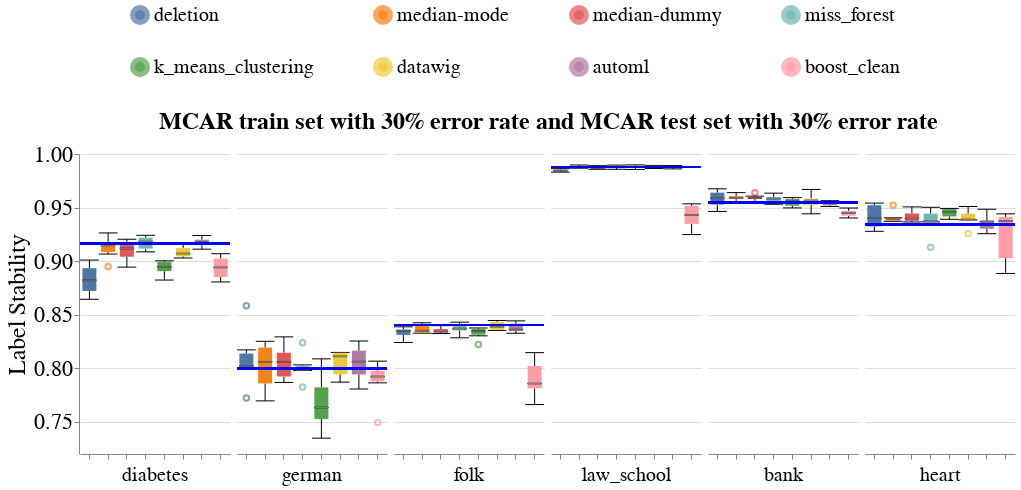

The notebook cell saved with this chart:
### Code cell
create_box_plots_for_diff_imputers_and_datasets(train_injection_scenario='MCAR3',
                                                test_injection_scenario='MCAR3',
                                                metric_name='label_stability',
                                                db_client=db_client)

### Figure 1 — Vega-Lite specification as saved in the notebook (floating-point values rounded to 4 significant figures; data arrays with more than 128 entries replaced by an {"elided": "..."} marker saying what was removed)
{"config": {"view": {"continuousWidth": 400, "continuousHeight": 300, "stroke": null}, "axis": {"labelFontSize": 22, "labelFontWeight": "normal", "titleFontSize": 24, "titleFontWeight": "normal"}, "facet": {"spacing": 5}, "header": {"labelFontSize": 20, "labelOrient": "bottom", "labelPadding": 5, "titleFontSize": 24}, "legend": {"columns": 4, "direction": "horizontal", "labelFontSize": 20, "labelLimit": 400, "orient": "top", "symbolOffset": 50, "symbolStrokeWidth": 10, "titleAnchor": "middle", "titleFontSize": 22, "titleLimit": 300}, "title": {"fontSize": 24}}, "data": {"name": "data-5bb650dc8015702dd3117384e1bf77e2"}, "facet": {"column": {"field": "Dataset_Name", "sort": ["diabetes", "german", "folk", "law_school", "bank", "heart"], "title": "MCAR train set with 30% error rate and MCAR test set with 30% error rate", "type": "nominal"}}, "spec": {"layer": [{"mark": {"type": "boxplot", "median": {"stroke": "black", "strokeWidth": 0.7}, "ticks": true}, "encoding": {"color": {"field": "Null_Imputer_Name", "sort": ["deletion", "median-mode", "median-dummy", "miss_forest", "k_means_clustering", "datawig", "automl", "boost_clean"], "title": null, "type": "nominal"}, "x": {"axis": {"labels": false}, "field": "Null_Imputer_Name", "sort": ["deletion", "median-mode", "median-dummy", "miss_forest", "k_means_clustering", "datawig", "automl", "boost_clean"], "title": null, "type": "nominal"}, "y": {"field": "Metric_Value", "scale": {"zero": false}, "title": "Label Stability", "type": "quantitative"}}}, {"mark": "rule", "encoding": {"color": {"value": "blue"}, "size": {"value": 2}, "y": {"field": "Baseline_Median", "type": "quantitative"}}}], "width": 150}, "resolve": {"scale": {"y": "shared"}}, "$schema": "https://vega.github.io/schema/vega-lite/v4.17.0.json", "datasets": {"data-5bb650dc8015702dd3117384e1bf77e2": {"elided": "288 records"}}}
